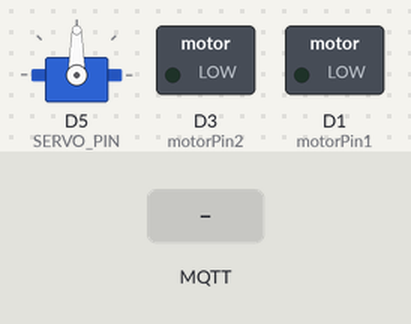
A sketch run on a simulated ESP8266 (NodeMCU). Parts: servo, switched loads named in the sketch (green lamp = pin HIGH). The inputs (shaded band) are chosen by the test bench. WiFi joins after 1.5 s; servers stay silent unless stated; no MQTT or app messages arrive unless stated; what the sketch prints to the serial monitor is not drawn.

Above: at 2.7 s.
2.8 s: MQTT message "up" arrives on the first subscribed topic
At 4.0 s:
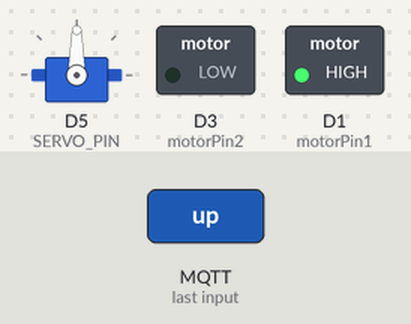
4.3 s: MQTT message "down" arrives on the first subscribed topic
At 5.4 s:
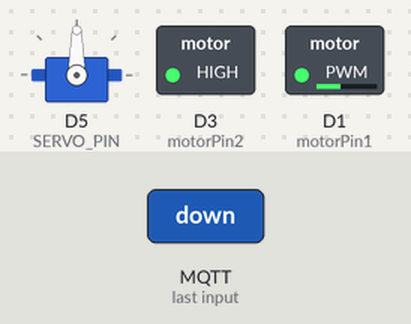
5.8 s: MQTT message "left" arrives on the first subscribed topic
At 6.6 s:
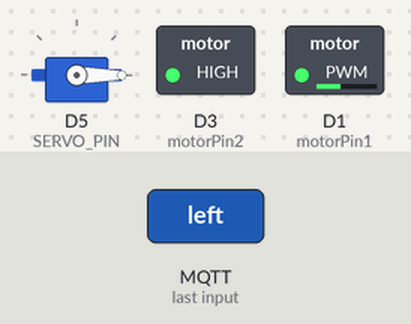
7.3 s: MQTT message "stop" arrives on the first subscribed topic
At 8.5 s:
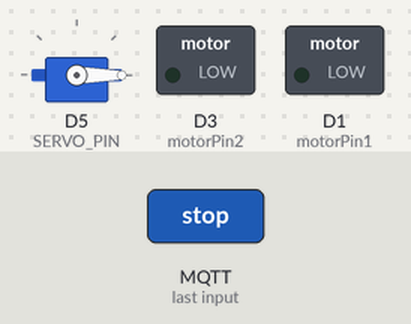
8.8 s: MQTT message "right" arrives on the first subscribed topic
At 10.0 s:
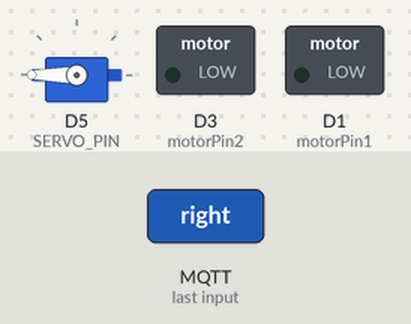
10.3 s: MQTT message "up" arrives on the first subscribed topic
At 11.1 s:
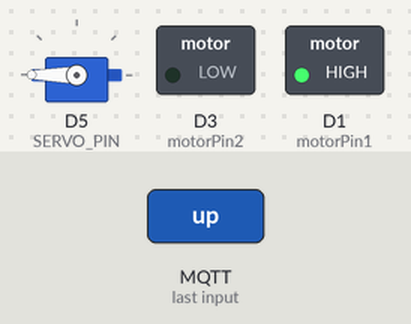
Timing chart, 0 to 12.8 s (numbered marks = the images above; inputs shaded):
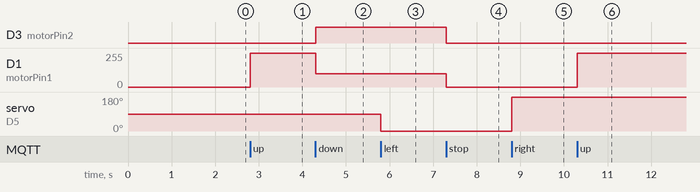

The sketch:

OgBilKod.ino
```cpp
#include <ESP8266WiFi.h>
#include <PubSubClient.h>
#include <Servo.h>

// WiFi and MQTT settings
const char* WIFI_SSID = "ABBgym_2.4";  // Your WiFi SSID
const char* WIFI_PASSWORD = "mittwifiarsabra";  // Your WiFi password
const char* MQTT_SERVER = "maqiatto.com";  // MQTT server address
const int MQTT_PORT = 1883;  // MQTT server port
const char* MQTT_USERNAME = "olle.lindgren@hitachigymnasiet.se";  // MQTT username
const char* MQTT_PASSWORD = "123456";  // MQTT password
const char* CONTROL_TOPIC = "olle.lindgren@hitachigymnasiet.se/cornybig"; // MQTT topic for control messages
String clientId = String(ESP.getChipId());  // Unique client ID based on ESP chip ID

// Motor control pins
#define motorPin1  D1 // GPIO 5 for motor control
#define motorPin2  D3 // GPIO 4 for motor control

#define SERVO_PIN D5 // Pin for servo control

WiFiClient espClient;
PubSubClient client(espClient); // MQTT client
Servo steeringServo; // Servo object

// Function to set up WiFi connection
void setup_wifi() {
  delay(10);
  Serial.println();
  Serial.print("Connecting to ");
  Serial.println(WIFI_SSID);

  WiFi.begin(WIFI_SSID, WIFI_PASSWORD); // Start WiFi connection

  // Wait for connection
  while (WiFi.status() != WL_CONNECTED) {
    delay(500);
    Serial.print(".");
  }

  Serial.println("");
  Serial.println("WiFi connected");
  Serial.println("IP address: ");
  Serial.println(WiFi.localIP()); // Print the local IP address
}

// Callback function for MQTT messages
void callback(char* topic, byte* payload, unsigned int length) {
  Serial.print("Message arrived [");
  Serial.print(topic);
  Serial.print("] ");

  static char message[256]; // Static buffer for payload
  // Copy payload to static buffer and null-terminate
  strncpy(message, (char*)payload, length);
  message[length] = '\0';
  Serial.println(message);

  // Control motor and servo based on message
  if (strcmp(message, "up") == 0) {
    analogWrite(motorPin1, 1000); // Motor moving up with PWM signal
    digitalWrite(motorPin2, LOW); // Motor direction control
    Serial.println("Motor moving up");
  } else if (strcmp(message, "down") == 0) {
    analogWrite(motorPin1, 100); // Motor moving down with PWM signal
    digitalWrite(motorPin2, HIGH); // Motor direction control
    Serial.println("Motor moving down");
  } else if (strcmp(message, "stop") == 0) {
    analogWrite(motorPin1, 0); // Stop the motor
    digitalWrite(motorPin2, LOW); // Ensure motor direction is low
    Serial.println("Motor stopped");
  } else if (strcmp(message, "left") == 0) {
    // Move servo to the left position
    steeringServo.write(0); // Adjust the angle as needed for your servo
    Serial.println("Servo moving left");
  } else if (strcmp(message, "right") == 0) {
    // Move servo to the right position
    steeringServo.write(180); // Adjust the angle as needed for your servo
    Serial.println("Servo moving right"); // Servo moving to right
  }
}

// Function to handle reconnection to MQTT server
void reconnect() {
  while (!client.connected()) {
    Serial.print("Attempting MQTT connection...");
    if (client.connect(clientId.c_str(), MQTT_USERNAME, MQTT_PASSWORD)) {
      Serial.println("connected");
      client.subscribe(CONTROL_TOPIC); // Subscribe to control topic
    } else {
      Serial.print("failed, rc=");
      Serial.print(client.state());
      Serial.println(" try again in 5 seconds");
      delay(5000); // Wait 5 seconds before retrying
    }
  }
}

// Arduino setup function
void setup() {
  Serial.begin(9600); // Start serial communication at 9600 baud
  setup_wifi(); // Connect to WiFi
  client.setServer(MQTT_SERVER, MQTT_PORT); // Set MQTT server
  client.setCallback(callback); // Set callback function

  // Set the motor control pins as outputs
  pinMode(motorPin1, OUTPUT);
  pinMode(motorPin2, OUTPUT);

  // Attach the servo
  steeringServo.attach(SERVO_PIN);
}

// Arduino loop function
void loop() {
  if (!client.connected()) {
    reconnect(); // Reconnect to MQTT if disconnected
  }
  client.loop(); // Process MQTT messages
}
```

Measured:
- after the input at 2.8 s, D1 (motorPin1): 0/255 → 255/255 at once
- after the input at 4.3 s, D3 (motorPin2): LOW → HIGH at once; D1 (motorPin1): 255/255 → 100/255 at once
- after the input at 5.8 s, servo on D5 (SERVO_PIN): 90° → 0° at once
- after the input at 7.3 s, D3 (motorPin2): HIGH → LOW at once; D1 (motorPin1): 100/255 → 0/255 at once
- after the input at 8.8 s, servo on D5 (SERVO_PIN): 0° → 180° at once
- after the input at 10.3 s, D1 (motorPin1): 0/255 → 255/255 at once
